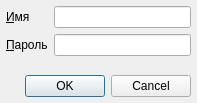
<?xml version="1.0" encoding="UTF-8"?>
<ui version="4.0">
 <class>LoginDialog</class>
 <widget class="QDialog" name="LoginDialog">
  <property name="geometry">
   <rect>
    <x>0</x>
    <y>0</y>
    <width>197</width>
    <height>103</height>
   </rect>
  </property>
  <property name="windowTitle">
   <string>Регистрация</string>
  </property>
  <layout class="QGridLayout">
   <property name="margin">
    <number>6</number>
   </property>
   <property name="spacing">
    <number>6</number>
   </property>
   <item row="1" column="0">
    <widget class="QLabel" name="lblPassword">
     <property name="text">
      <string>&amp;Пароль</string>
     </property>
     <property name="buddy">
      <cstring>edtPassword</cstring>
     </property>
    </widget>
   </item>
   <item row="0" column="0">
    <widget class="QLabel" name="lblLogin">
     <property name="text">
      <string>&amp;Имя</string>
     </property>
     <property name="buddy">
      <cstring>edtLogin</cstring>
     </property>
    </widget>
   </item>
   <item row="1" column="1">
    <widget class="QLineEdit" name="edtPassword">
     <property name="echoMode">
      <enum>QLineEdit::Password</enum>
     </property>
    </widget>
   </item>
   <item row="0" column="1">
    <widget class="QLineEdit" name="edtLogin"/>
   </item>
   <item row="3" column="0" colspan="2">
    <widget class="QDialogButtonBox" name="buttonBox">
     <property name="orientation">
      <enum>Qt::Horizontal</enum>
     </property>
     <property name="standardButtons">
      <set>QDialogButtonBox::Cancel|QDialogButtonBox::Ok</set>
     </property>
    </widget>
   </item>
   <item row="2" column="0">
    <spacer name="verticalSpacer">
     <property name="orientation">
      <enum>Qt::Vertical</enum>
     </property>
     <property name="sizeHint" stdset="0">
      <size>
       <width>20</width>
       <height>40</height>
      </size>
     </property>
    </spacer>
   </item>
  </layout>
 </widget>
 <tabstops>
  <tabstop>edtLogin</tabstop>
  <tabstop>edtPassword</tabstop>
  <tabstop>buttonBox</tabstop>
 </tabstops>
 <resources/>
 <connections>
  <connection>
   <sender>buttonBox</sender>
   <signal>accepted()</signal>
   <receiver>LoginDialog</receiver>
   <slot>accept()</slot>
   <hints>
    <hint type="sourcelabel">
     <x>195</x>
     <y>54</y>
    </hint>
    <hint type="destinationlabel">
     <x>153</x>
     <y>81</y>
    </hint>
   </hints>
  </connection>
  <connection>
   <sender>buttonBox</sender>
   <signal>rejected()</signal>
   <receiver>LoginDialog</receiver>
   <slot>reject()</slot>
   <hints>
    <hint type="sourcelabel">
     <x>195</x>
     <y>54</y>
    </hint>
    <hint type="destinationlabel">
     <x>199</x>
     <y>81</y>
    </hint>
   </hints>
  </connection>
 </connections>
</ui>
